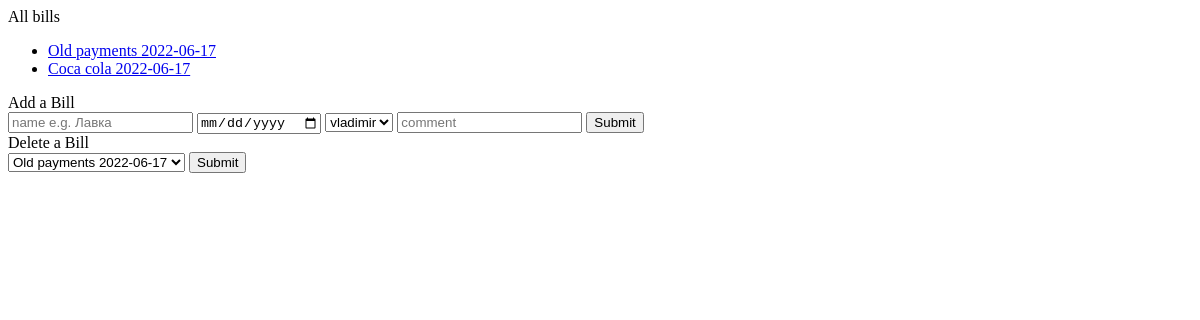
/bills/, run on an earlier commit of the app's database.
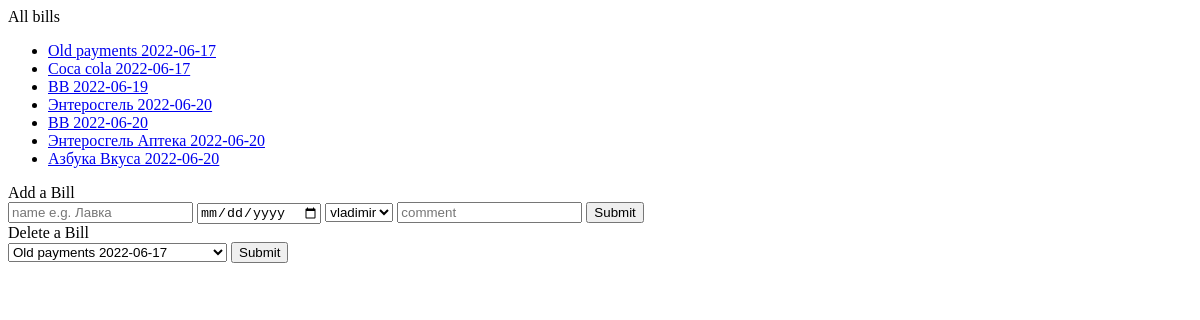
And on a later commit of the database.
### bills/models.py (models this page shows)
class Bill(models.Model):
    name = models.CharField(max_length=50)
    date = models.DateField()
    comment = models.CharField(max_length=500, blank=True)
    lender = models.ForeignKey(get_user_model(), on_delete=models.CASCADE, related_name='lender', editable = True, blank=True)
    def __str__(self):
        return f'{self.name} {self.date}' #: {self.cost_total}rub'

### bills/views.py (the view)
# urls.py: path('', views.index, name='index'), #, namespace='bills'
def index(request):
    bills = Bill.objects.all()
    User = get_user_model()
    users = User.objects.all()
    return render(request, 'bills/index.html', {
            'bills': bills,
            'users': users
        })

### bills/templates/bills/index.html (shortened to what this page needs)
{% extends 'bills/layout.html' %}
{% block body %}
    <l1>All bills</l1>
    <ul>
    {% for bill in bills %}
        <li><a href="{% url 'bills:bill' bill_id=bill.id %}">{{ bill }}</a></li>
    {% endfor %}
    </ul>
    <l1>Add a Bill</l1>
    <form action="{% url 'bills:add' %}" method="post">
        <input type="text" placeholder="name e.g. Лавка" name="name">
        <input type="date" placeholder="date" name="date">
        <select name="lender">
            {% for user in users %}
                <option value="{{ user.id }}">{{ user }}</option>
            {% endfor %}
        </select>
        <input type="text" placeholder="comment" name="comment">
        <input type="submit">
    </form>
    <l1>Delete a Bill</l1>
    <form action="{% url 'bills:delete_bill' %}" method="post">
        <select name="bill_id">
            {% for bill in bills %}
                <option value="{{ bill.id }}">{{ bill }}</option>
            {% endfor %}
        </select>
        <input type="submit">
    </form>
{% endblock %}

What changed in the data, as far as the page shows it:
added Bill: name+date "ВВ 2022-06-19"
added Bill: name+date "Энтеросгель 2022-06-20"
added Bill: name+date "ВВ 2022-06-20"
added Bill: name+date "Энтеросгель Аптека 2022-06-20"
added Bill: name+date "Азбука Вкуса 2022-06-20"
